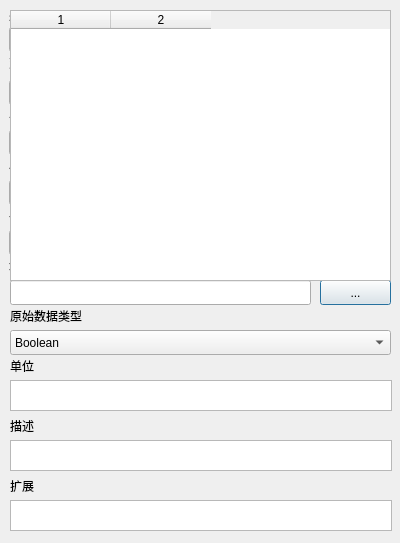
<?xml version="1.0" encoding="UTF-8"?>
<ui version="4.0">
 <class>CVariableGeneralDialog</class>
 <widget class="QDialog" name="CVariableGeneralDialog">
  <property name="geometry">
   <rect>
    <x>0</x>
    <y>0</y>
    <width>400</width>
    <height>543</height>
   </rect>
  </property>
  <property name="windowTitle">
   <string>Dialog</string>
  </property>
  <widget class="QLabel" name="label">
   <property name="geometry">
    <rect>
     <x>9</x>
     <y>10</y>
     <width>381</width>
     <height>16</height>
    </rect>
   </property>
   <property name="text">
    <string>名称</string>
   </property>
  </widget>
  <widget class="QLineEdit" name="nameEdit">
   <property name="geometry">
    <rect>
     <x>9</x>
     <y>27</y>
     <width>381</width>
     <height>25</height>
    </rect>
   </property>
  </widget>
  <widget class="QLabel" name="label_3">
   <property name="geometry">
    <rect>
     <x>9</x>
     <y>52</y>
     <width>381</width>
     <height>21</height>
    </rect>
   </property>
   <property name="text">
    <string>变量类型</string>
   </property>
  </widget>
  <widget class="QComboBox" name="variableTypeBox">
   <property name="geometry">
    <rect>
     <x>9</x>
     <y>80</y>
     <width>381</width>
     <height>25</height>
    </rect>
   </property>
   <item>
    <property name="text">
     <string>虚拟变量</string>
    </property>
   </item>
   <item>
    <property name="text">
     <string>I/O变量</string>
    </property>
   </item>
   <item>
    <property name="text">
     <string>中间变量</string>
    </property>
   </item>
  </widget>
  <widget class="QLabel" name="label_2">
   <property name="geometry">
    <rect>
     <x>9</x>
     <y>102</y>
     <width>381</width>
     <height>21</height>
    </rect>
   </property>
   <property name="text">
    <string>工程数据类型</string>
   </property>
  </widget>
  <widget class="QComboBox" name="dataTypeBox">
   <property name="geometry">
    <rect>
     <x>9</x>
     <y>130</y>
     <width>381</width>
     <height>25</height>
    </rect>
   </property>
   <item>
    <property name="text">
     <string>Boolean</string>
    </property>
   </item>
   <item>
    <property name="text">
     <string>Char</string>
    </property>
   </item>
   <item>
    <property name="text">
     <string>Byte</string>
    </property>
   </item>
   <item>
    <property name="text">
     <string>Int16</string>
    </property>
   </item>
   <item>
    <property name="text">
     <string>UInt16</string>
    </property>
   </item>
   <item>
    <property name="text">
     <string>Int32</string>
    </property>
   </item>
   <item>
    <property name="text">
     <string>UInt32</string>
    </property>
   </item>
   <item>
    <property name="text">
     <string>Int64</string>
    </property>
   </item>
   <item>
    <property name="text">
     <string>UInt64</string>
    </property>
   </item>
   <item>
    <property name="text">
     <string>Float</string>
    </property>
   </item>
   <item>
    <property name="text">
     <string>Double</string>
    </property>
   </item>
   <item>
    <property name="text">
     <string>Datetime</string>
    </property>
   </item>
   <item>
    <property name="text">
     <string>String</string>
    </property>
   </item>
  </widget>
  <widget class="QLabel" name="label_8">
   <property name="geometry">
    <rect>
     <x>9</x>
     <y>155</y>
     <width>381</width>
     <height>21</height>
    </rect>
   </property>
   <property name="text">
    <string>小数位精度（位）</string>
   </property>
  </widget>
  <widget class="QLineEdit" name="precisionEdit">
   <property name="geometry">
    <rect>
     <x>9</x>
     <y>180</y>
     <width>381</width>
     <height>25</height>
    </rect>
   </property>
   <property name="text">
    <string/>
   </property>
  </widget>
  <widget class="QLabel" name="label_6">
   <property name="geometry">
    <rect>
     <x>9</x>
     <y>202</y>
     <width>381</width>
     <height>31</height>
    </rect>
   </property>
   <property name="text">
    <string>设备</string>
   </property>
  </widget>
  <widget class="QComboBox" name="deviceBox">
   <property name="geometry">
    <rect>
     <x>9</x>
     <y>230</y>
     <width>381</width>
     <height>25</height>
    </rect>
   </property>
  </widget>
  <widget class="QLabel" name="label_4">
   <property name="geometry">
    <rect>
     <x>9</x>
     <y>250</y>
     <width>381</width>
     <height>31</height>
    </rect>
   </property>
   <property name="text">
    <string>地址/表达式</string>
   </property>
  </widget>
  <widget class="QPushButton" name="addressButton">
   <property name="geometry">
    <rect>
     <x>320</x>
     <y>280</y>
     <width>71</width>
     <height>25</height>
    </rect>
   </property>
   <property name="text">
    <string>...</string>
   </property>
  </widget>
  <widget class="QLineEdit" name="addressEdit">
   <property name="geometry">
    <rect>
     <x>10</x>
     <y>280</y>
     <width>301</width>
     <height>25</height>
    </rect>
   </property>
  </widget>
  <widget class="QLabel" name="label_7">
   <property name="geometry">
    <rect>
     <x>10</x>
     <y>300</y>
     <width>381</width>
     <height>31</height>
    </rect>
   </property>
   <property name="text">
    <string>原始数据类型</string>
   </property>
  </widget>
  <widget class="QLabel" name="label_5">
   <property name="geometry">
    <rect>
     <x>10</x>
     <y>410</y>
     <width>381</width>
     <height>31</height>
    </rect>
   </property>
   <property name="text">
    <string>描述</string>
   </property>
  </widget>
  <widget class="QTextEdit" name="descriptionEdit">
   <property name="geometry">
    <rect>
     <x>10</x>
     <y>440</y>
     <width>382</width>
     <height>31</height>
    </rect>
   </property>
   <property name="placeholderText">
    <string/>
   </property>
  </widget>
  <widget class="QComboBox" name="originalDataTypeBox">
   <property name="geometry">
    <rect>
     <x>10</x>
     <y>330</y>
     <width>381</width>
     <height>25</height>
    </rect>
   </property>
   <item>
    <property name="text">
     <string>Boolean</string>
    </property>
   </item>
   <item>
    <property name="text">
     <string>Char</string>
    </property>
   </item>
   <item>
    <property name="text">
     <string>Byte</string>
    </property>
   </item>
   <item>
    <property name="text">
     <string>Int16</string>
    </property>
   </item>
   <item>
    <property name="text">
     <string>UInt16</string>
    </property>
   </item>
   <item>
    <property name="text">
     <string>Int32</string>
    </property>
   </item>
   <item>
    <property name="text">
     <string>UInt32</string>
    </property>
   </item>
   <item>
    <property name="text">
     <string>Int64</string>
    </property>
   </item>
   <item>
    <property name="text">
     <string>UInt64</string>
    </property>
   </item>
   <item>
    <property name="text">
     <string>Float</string>
    </property>
   </item>
   <item>
    <property name="text">
     <string>Double</string>
    </property>
   </item>
   <item>
    <property name="text">
     <string>Datetime</string>
    </property>
   </item>
   <item>
    <property name="text">
     <string>String</string>
    </property>
   </item>
  </widget>
  <widget class="QTableWidget" name="addressTableWidget">
   <property name="geometry">
    <rect>
     <x>10</x>
     <y>10</y>
     <width>381</width>
     <height>271</height>
    </rect>
   </property>
   <property name="textElideMode">
    <enum>Qt::ElideRight</enum>
   </property>
   <property name="columnCount">
    <number>2</number>
   </property>
   <column/>
   <column/>
  </widget>
  <widget class="QLabel" name="label_9">
   <property name="geometry">
    <rect>
     <x>10</x>
     <y>350</y>
     <width>381</width>
     <height>31</height>
    </rect>
   </property>
   <property name="text">
    <string>单位</string>
   </property>
  </widget>
  <widget class="QTextEdit" name="unitEdit">
   <property name="geometry">
    <rect>
     <x>10</x>
     <y>380</y>
     <width>382</width>
     <height>31</height>
    </rect>
   </property>
   <property name="placeholderText">
    <string/>
   </property>
  </widget>
  <widget class="QTextEdit" name="extEdit">
   <property name="geometry">
    <rect>
     <x>10</x>
     <y>500</y>
     <width>382</width>
     <height>31</height>
    </rect>
   </property>
   <property name="placeholderText">
    <string/>
   </property>
  </widget>
  <widget class="QLabel" name="label_10">
   <property name="geometry">
    <rect>
     <x>10</x>
     <y>470</y>
     <width>381</width>
     <height>31</height>
    </rect>
   </property>
   <property name="text">
    <string>扩展</string>
   </property>
  </widget>
 </widget>
 <resources/>
 <connections/>
</ui>
